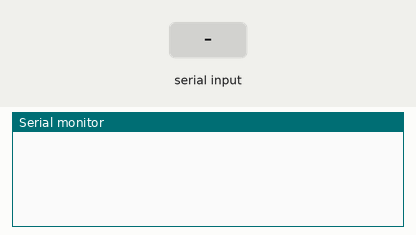
Bench run of a sketch on a simulated Arduino Uno, built with avr-gcc and run on an emulated ATmega328P. Parts: the last lines printed to the serial monitor. The inputs (shaded band) are chosen by the test bench.

Above: at 1.2 s.
1.3 s: "90,45\n" received over Serial
At 2.1 s:
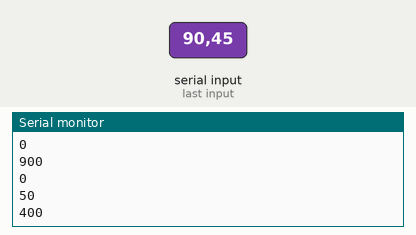
2.8 s: "30,150\n" received over Serial
At 3.3 s:
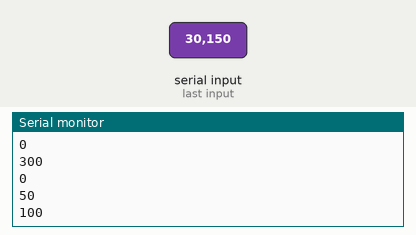
Timing chart, 0 to 5.8 s (numbered marks = the images above; inputs shaded):
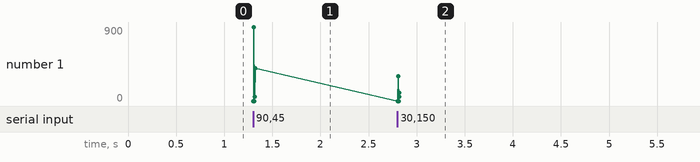

Measured:
- after the input at 1.3 s, the serial monitor: prints a new line at once (image 1)
- after the input at 2.8 s, the serial monitor: prints a new line at once (image 2)
- plotted number 1: 400 → 100 after the input at 2.8 s

The sketch:

prevod_znaku_na_cislo.ino
```cpp
unsigned int soucet;
char cislice[3];
byte i = 3;

void setup() {
  Serial.begin(9600);
}

void loop() {
  if (Serial.available()) {
    // nacteni znaku
    char znak = Serial.read();
    // ulozeni
    i--;
    cislice[i] = znak;
    // posunuti pozice v poli
  }

  if (i == 0) {
    i = 3;
    byte p = 1;
    for (int j = 0; j < 3; j++) {
      int c = p*prevod_znaku_na_cislo(cislice[j]);
      p *= 10;
      Serial.println(c);
    }
  }
}

byte prevod_znaku_na_cislo(char z) {
  byte cislo;
  // prevod znaku na cislici
  if (z >= '0' && z <= '9') {
    cislo = z - '0';
  } else {
    cislo = 0;
  }
  return cislo;
}
```
